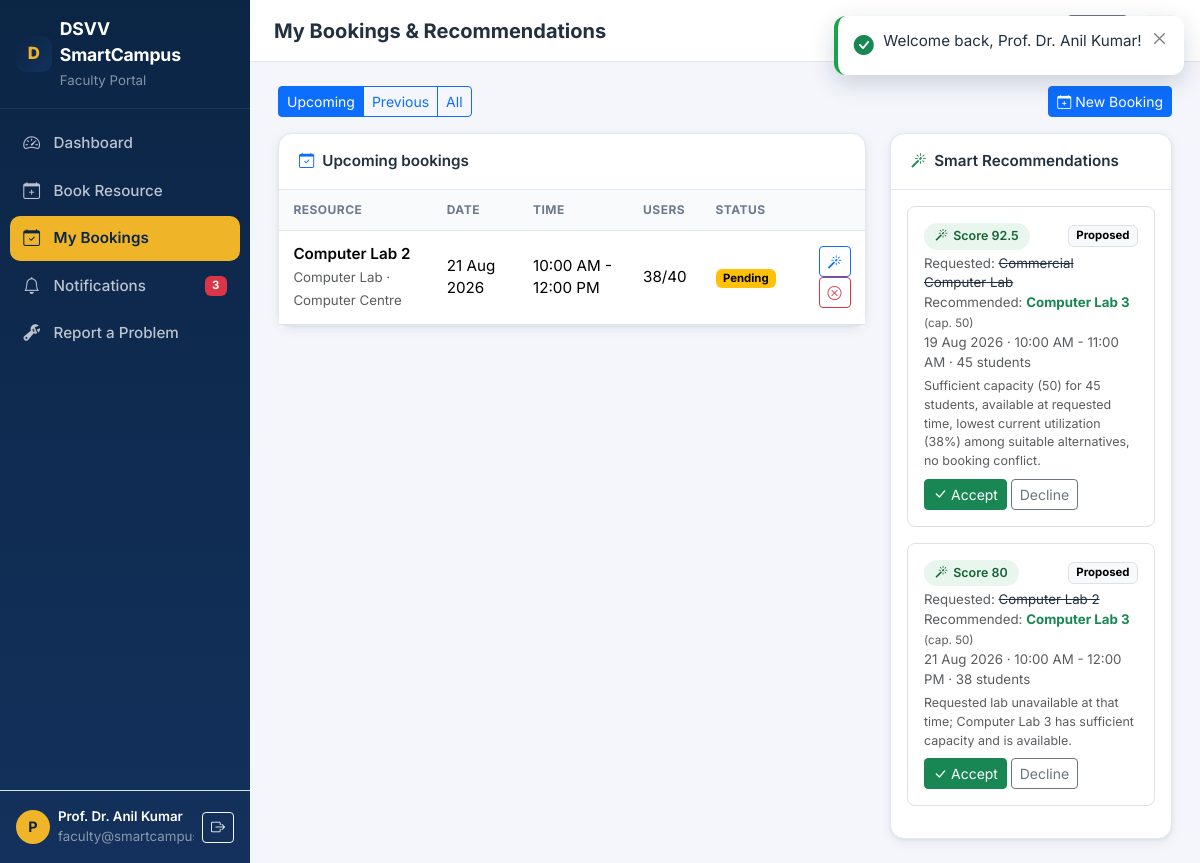
The page /faculty/my-bookings.php (signed in) on the database its author committed.
### tables this page shows
CREATE TABLE users (
  id INT UNSIGNED AUTO_INCREMENT PRIMARY KEY,
  name VARCHAR(120) NOT NULL,
  email VARCHAR(160) NOT NULL UNIQUE,
  password VARCHAR(255) NOT NULL,
  role ENUM('student','faculty','admin') NOT NULL DEFAULT 'student',
  department VARCHAR(120) NULL,
  user_identifier VARCHAR(50) NULL,
  status ENUM('active','inactive') NOT NULL DEFAULT 'active',
  created_at TIMESTAMP DEFAULT CURRENT_TIMESTAMP
);

CREATE TABLE bookings (
  id INT UNSIGNED AUTO_INCREMENT PRIMARY KEY,
  user_id INT UNSIGNED NOT NULL,
  resource_id INT UNSIGNED NOT NULL,
  date DATE NOT NULL,
  start_time TIME NOT NULL,
  end_time TIME NOT NULL,
  expected_users INT UNSIGNED NOT NULL DEFAULT 0,
  purpose VARCHAR(255) NULL,
  status ENUM('pending','approved','rejected','cancelled','completed') NOT NULL DEFAULT 'pending',
  created_at TIMESTAMP DEFAULT CURRENT_TIMESTAMP,
  CONSTRAINT fk_bookings_user FOREIGN KEY (user_id) REFERENCES users(id) ON DELETE CASCADE,
  CONSTRAINT fk_bookings_resource FOREIGN KEY (resource_id) REFERENCES resources(id) ON DELETE CASCADE,
  KEY idx_date (date), KEY idx_status (status), KEY idx_resource (resource_id, date)
);

CREATE TABLE resources (
  id INT UNSIGNED AUTO_INCREMENT PRIMARY KEY,
  name VARCHAR(120) NOT NULL,
  type ENUM('classroom','computer_lab','library','seminar_hall','meeting_room','study_room','auditorium','hostel','canteen','health_centre','guest_house','amenity') NOT NULL,
  capacity INT UNSIGNED NOT NULL DEFAULT 0,
  location VARCHAR(160) NOT NULL,
  description TEXT NULL,
  facilities TEXT NULL,
  bookable_by ENUM('all','student','faculty','admin') NOT NULL DEFAULT 'all',
  status ENUM('active','inactive','maintenance') NOT NULL DEFAULT 'active',
  created_at TIMESTAMP DEFAULT CURRENT_TIMESTAMP,
  KEY idx_type (type), KEY idx_status (status)
);

CREATE TABLE recommendations (
  id INT UNSIGNED AUTO_INCREMENT PRIMARY KEY,
  booking_id INT UNSIGNED NULL,
  requested_resource_id INT UNSIGNED NOT NULL,
  recommended_resource_id INT UNSIGNED NOT NULL,
  reason TEXT NULL,
  score DECIMAL(5,2) NOT NULL DEFAULT 0,
  status ENUM('proposed','accepted','declined','booked') NOT NULL DEFAULT 'proposed',
  created_at TIMESTAMP DEFAULT CURRENT_TIMESTAMP,
  CONSTRAINT fk_rec_booking FOREIGN KEY (booking_id) REFERENCES bookings(id) ON DELETE CASCADE,
  CONSTRAINT fk_rec_requested FOREIGN KEY (requested_resource_id) REFERENCES resources(id) ON DELETE CASCADE,
  CONSTRAINT fk_rec_recommended FOREIGN KEY (recommended_resource_id) REFERENCES resources(id) ON DELETE CASCADE,
  KEY idx_status (status)
);

### includes/functions.php (called while the page is built, shortened)
<?php
require_once __DIR__ . '/../config/database.php';
function e(?string $value): string {
    return htmlspecialchars((string)$value, ENT_QUOTES, 'UTF-8');
}
function url(string $path = '/'): string {
    if ($path === '/') return APP_URL !== '' ? APP_URL . '/' : '/';
    return APP_URL . $path;
}
function fmt_date(?string $date): string {
    $d = new DateTime($date);
    return $d->format(DATE_FORMAT);
}
function fmt_time(?string $time): string {
    $t = new DateTime($time);
    return $t->format(TIME_FORMAT);
}
function resource_type_label(?string $type): string {
    return RESOURCE_TYPES[$type] ?? ($type ?? '-');
}
function unread_notifications(PDO $pdo, int $userId): int {
    $stmt = $pdo->prepare("SELECT COUNT(*) FROM notifications WHERE user_id = :u AND is_read = 0");
    $stmt->execute([':u' => $userId]);
    return (int)$stmt->fetchColumn();
}
function booking_status_class(string $status): string {
    return match ($status) {
        'approved'  => 'success',
        'pending'   => 'warning',
        'rejected'  => 'danger',
        'cancelled' => 'secondary',
        'completed' => 'info',
        default     => 'secondary',
    };
}

### config/database.php (called while the page is built, shortened)
<?php
function maybe_install_schema(PDO $pdo): void {
    try {
        if ($pdo->query("SHOW TABLES LIKE 'users'")->fetchColumn()) {
            return;
        }
    } catch (Throwable $e) {
        error_log('[DSVV SmartCampus] auto-install skipped: ' . $e->getMessage());
    }
}
function db(): PDO {
    static $pdo = null;
    if ($pdo === null) {
        $dsn = 'mysql:host=' . DB_HOST . ';port=' . DB_PORT . ';dbname=' . DB_NAME . ';charset=utf8mb4';
        try {
            $pdo = new PDO($dsn, DB_USER, DB_PASS, [
                PDO::ATTR_ERRMODE            => PDO::ERRMODE_EXCEPTION,
                PDO::ATTR_DEFAULT_FETCH_MODE => PDO::FETCH_ASSOC,
                PDO::ATTR_EMULATE_PREPARES   => false,
            ]);
            maybe_install_schema($pdo);
        } catch (PDOException $e) {
            http_response_code(500);
            die('Database connection failed. Check the DB_* settings (config/config.php or environment variables) and ensure MySQL is running.<br>' . htmlspecialchars($e->getMessage()));
        }
    }
    return $pdo;
}

### includes/auth.php (called while the page is built, shortened)
<?php
require_once __DIR__ . '/functions.php';
function current_user(): ?array {
    static $user = false;
    if ($user === false) {
        $user = null;
        if (!empty($_SESSION['user_id'])) {
            $stmt = db()->prepare("SELECT * FROM users WHERE id = :id AND status = 'active'");
            $stmt->execute([':id' => (int)$_SESSION['user_id']]);
            $row = $stmt->fetch();
            if ($row) {
                $user = $row;
            } else {
                session_destroy();
            }
        }
    }
    return $user ?: null;
}
function require_login(string $redirectTo = '/login.php'): array {
    $u = current_user();
    return $u;
}
function require_role(string $role, string $redirectTo = '/login.php'): array {
    $u = require_login($redirectTo);
    return $u;
}
function role_home(string $role): string {
    return match ($role) {
        'admin'   => '/admin/dashboard.php',
        'faculty' => '/faculty/dashboard.php',
        default   => '/student/dashboard.php',
    };
}

### faculty/my-bookings.php (the view, shortened to what this page needs)
<?php
require_once __DIR__ . '/../includes/functions.php';
require_once __DIR__ . '/../includes/auth.php';
$u = require_role('faculty', '/login.php');
$pdo = db();
$page_title = 'My Bookings & Recommendations';
$active = 'bookings';
$filter = $_GET['filter'] ?? 'upcoming';
$today = date('Y-m-d');
$where = ["b.user_id = :uid"];
$params = [':uid' => (int)$u['id']];
switch ($filter) {
    default:
        $where[] = "(b.date > :dt OR (b.date = :dt2 AND b.end_time > :now))";
        $params[':dt'] = $today; $params[':dt2'] = $today; $params[':now'] = date('H:i:s');
}
$sql = "SELECT b.*, r.name AS resource_name, r.type AS resource_type, r.location AS location, r.capacity AS capacity
        FROM bookings b JOIN resources r ON r.id = b.resource_id
        WHERE " . implode(' AND ', $where) . " ORDER BY b.date DESC, b.start_time DESC";
$stmt = $pdo->prepare($sql);
$stmt->execute($params);
$bookings = $stmt->fetchAll();
$recs = $pdo->prepare(
    "SELECT rec.*, rr.name AS requested_name, rrc.name AS recommended_name, rrc.capacity AS recommended_capacity,
            b.date AS booking_date, b.start_time AS start_time, b.end_time AS end_time,
            b.expected_users AS expected_users, b.status AS booking_status, b.id AS booking_id
     FROM recommendations rec
     JOIN resources rr ON rr.id = rec.requested_resource_id
     JOIN resources rrc ON rrc.id = rec.recommended_resource_id
     LEFT JOIN bookings b ON b.id = rec.booking_id
     WHERE b.user_id = :uid
     ORDER BY rec.created_at DESC"
);
$recs->execute([':uid' => (int)$u['id']]);
$recommendations = $recs->fetchAll();
require_once __DIR__ . '/../includes/dash_header.php';
?>
<div class="d-flex flex-wrap gap-2 mb-3 align-items-center">
    <div class="btn-group btn-group-sm" role="group">
        <a class="btn btn-outline-primary <?= $filter === 'upcoming' ? 'active' : '' ?>" href="?filter=upcoming">Upcoming</a>
        <a class="btn btn-outline-primary <?= $filter === 'past' ? 'active' : '' ?>" href="?filter=past">Previous</a>
        <a class="btn btn-outline-primary <?= $filter === 'all' ? 'active' : '' ?>" href="?filter=all">All</a>
    </div>
    <a href="<?= url('/faculty/book-resource.php') ?>" class="btn btn-sm btn-primary ms-auto"><i class="bi bi-calendar-plus me-1"></i>New Booking</a>
</div>
<div class="row g-4">
    <div class="col-lg-8">
        <div class="sc-card">
            <div class="card-header-sc"><i class="bi bi-calendar-check text-primary"></i> <?= ucfirst($filter) ?> bookings</div>
            <div class="table-responsive">
                <table class="table sc-table mb-0">
                    <thead><tr><th>Resource</th><th>Date</th><th>Time</th><th>Users</th><th>Status</th><th></th></tr></thead>
                    <tbody>
                    <?php if (!$bookings): ?>
                        <tr><td colspan="6" class="text-center text-muted py-5">
                            <i class="bi bi-calendar-x fs-1 d-block mb-2"></i>No bookings here yet. <a href="<?= url('/faculty/book-resource.php') ?>">Book a resource</a>
                        </td></tr>
                    <?php else: ?>
                        <?php foreach ($bookings as $b): ?>
                        <tr>
                            <td>
                                <div class="fw-semibold"><?= e($b['resource_name']) ?></div>
                                <small class="text-muted"><?= e(resource_type_label($b['resource_type'])) ?> &middot; <?= e($b['location']) ?></small>
                            </td>
                            <td><?= fmt_date($b['date']) ?></td>
                            <td><?= fmt_time($b['start_time']) ?> - <?= fmt_time($b['end_time']) ?></td>
                            <td><?= (int)$b['expected_users'] ?>/<?= (int)$b['capacity'] ?></td>
                            <td><span class="badge text-bg-<?= booking_status_class($b['status']) ?>"><?= ucfirst($b['status']) ?></span></td>
                            <td class="text-end">
                                <a href="<?= url('/faculty/book-resource.php?resource_id=' . (int)$b['resource_id']) ?>" class="btn btn-sm btn-outline-primary" title="Find alternatives"><i class="bi bi-magic"></i></a>
                                <?php if (in_array($b['status'], ['pending', 'approved'], true)): ?>
                                    <button class="btn btn-sm btn-outline-danger" onclick="cancelBooking(<?= (int)$b['id'] ?>)"><i class="bi bi-x-circle"></i></button>
                                <?php endif; ?>
                            </td>
                        </tr>
                        <?php endforeach; ?>
                    <?php endif; ?>
                    </tbody>
                </table>
            </div>
        </div>
    </div>
    <div class="col-lg-4">
        <div class="sc-card">
            <div class="card-header-sc"><i class="bi bi-magic text-success"></i> Smart Recommendations</div>
            <div class="p-3">
                <?php if (!$recommendations): ?>
                    <p class="text-muted small mb-0 text-center py-4">No recommendations yet. Use the booking wizard to get smart alternatives when a resource is unavailable or overcrowded.</p>
                <?php else: ?>
                    <?php foreach ($recommendations as $r): ?>
                    <div class="border rounded-3 p-3 mb-3">
                        <div class="d-flex justify-content-between align-items-center mb-1">
                            <span class="rec-badge" style="background:#e8f6ee;color:#166534"><i class="bi bi-magic"></i>Score <?= (float)$r['score'] ?></span>
                            <span class="badge text-bg-light border"><?= ucfirst((string)$r['status']) ?></span>
                        </div>
                        <div class="small">
                            <div><span class="text-muted">Requested:</span> <s><?= e($r['requested_name']) ?></s></div>
                            <div><span class="text-muted">Recommended:</span> <strong class="text-success"><?= e($r['recommended_name']) ?></strong> <small class="text-muted">(cap. <?= (int)$r['recommended_capacity'] ?>)</small></div>
                            <?php if ($r['booking_date']): ?>
                            <div class="text-muted"><?= fmt_date($r['booking_date']) ?> &middot; <?= fmt_time($r['start_time']) ?> - <?= fmt_time($r['end_time']) ?> &middot; <?= (int)$r['expected_users'] ?> students</div>
                            <?php endif; ?>
                            <div class="text-muted mt-1" style="font-size:.78rem"><?= e($r['reason']) ?></div>
                            <?php if ($r['booking_status'] === 'pending'): ?>
                            <div class="mt-2">
                                <button class="btn btn-sm btn-success" onclick="acceptRecommendation(<?= (int)$r['booking_id'] ?>, <?= (int)$r['recommended_resource_id'] ?>)"><i class="bi bi-check-lg me-1"></i>Accept</button>
                                <button class="btn btn-sm btn-outline-secondary" onclick="declineRecommendation(<?= (int)$r['id'] ?>)">Decline</button>
                            </div>
                            <?php endif; ?>
                        </div>
                    </div>
                    <?php endforeach; ?>
                <?php endif; ?>
            </div>
        </div>
    </div>
</div>
<?php
require_once __DIR__ . '/../includes/dash_footer.php';
?>

### includes/dash_header.php (shortened to what this page needs)
<?php
$pageTitle = $page_title ?? 'Dashboard';
$activeNav = $active ?? '';
$unread = $u ? unread_notifications(db(), (int)$u['id']) : 0;
?>
<!DOCTYPE html>
<html lang="en">
<head>
    <link href="https://cdn.jsdelivr.net/npm/bootstrap@5.3.3/dist/css/bootstrap.min.css" rel="stylesheet">
    <link rel="stylesheet" href="https://cdn.jsdelivr.net/npm/bootstrap-icons@1.11.3/font/bootstrap-icons.min.css">
    <link rel="stylesheet" href="<?= url('/assets/css/style.css') ?>">
</head>
<body class="dash-body">
<div class="dash-shell">
    <aside class="sc-sidebar" id="sidebar">
        <div class="d-flex align-items-center gap-2 px-3 py-3 border-bottom sc-sidebar-brand">
            <span class="sc-logo"><?= e(APP_NAME[0]) ?></span>
            <div class="flex-grow-1">
                <div class="fw-bold sc-brand-text text-white"><?= e(APP_NAME) ?></div>
                <small class="text-white-50"><?= ucfirst(e($u['role'])) ?> Portal</small>
            </div>
        </div>
        <nav class="sc-sidebar-nav flex-grow-1 overflow-auto">
            <?php
            foreach ($navItems[$u['role']] ?? [] as $item):
                $activeClass = $activeNav === $item['key'] ? ' active' : '';
            ?>
            <a href="<?= url($item['href']) ?>" class="sc-nav-item<?= $activeClass ?>">
                <i class="bi bi-<?= e($item['icon']) ?>"></i>
                <span><?= e($item['label']) ?></span>
                <?php if (!empty($item['badge']) && $item['badge'] > 0): ?>
                    <span class="badge bg-danger ms-auto"><?= (int)$item['badge'] ?></span>
                <?php endif; ?>
            </a>
            <?php endforeach; ?>
        </nav>
        <div class="p-3 border-top">
            <div class="d-flex align-items-center gap-2">
                <div class="sc-avatar"><?= e(strtoupper(substr($u['name'], 0, 1))) ?></div>
                <div class="flex-grow-1 text-truncate">
                    <div class="text-white small fw-semibold text-truncate"><?= e($u['name']) ?></div>
                    <div class="text-white-50 small"><?= e($u['email']) ?></div>
                </div>
                <a href="<?= url('/logout.php') ?>" class="btn btn-sm btn-outline-light" title="Logout"><i class="bi bi-box-arrow-right"></i></a>
            </div>
        </div>
    </aside>
    <div class="dash-main">
        <div class="sc-topbar d-flex align-items-center gap-3 px-3 px-lg-4">
            <div class="flex-grow-1">
                <h1 class="h5 mb-0 fw-bold"><?= e($pageTitle) ?></h1>
            </div>
            <a href="<?= url('/index.php') ?>" class="btn btn-sm btn-outline-secondary" title="Public site"><i class="bi bi-globe2"></i><span class="d-none d-sm-inline ms-1">Site</span></a>
            <a href="<?= url(role_home($u['role'])) ?>" class="btn btn-sm btn-light" title="Home"><i class="bi bi-house"></i></a>
        </div>
        <main class="dash-content">

### rows shown on the page
users: role "Faculty", name "P", name "Prof. Dr. Anil Kuma…", email "faculty@smartcam…"
bookings: resource.name "Computer Lab 2", resource.type "Computer Lab", resource.location "Computer Centre", date "21 Aug 2026", start_time "10:00 AM", end_time "12:00 PM", expected_users "38", resource.capacity "40", status "Pending"
recommendations: score "92.5", status "Proposed", requested_resource.name "Commercial Computer Lab", recommended_resource.name "Computer Lab 3", recommended_resource.capacity "50", booking.date "19 Aug 2026", booking.start_time "10:00 AM", booking.end_time "11:00 AM", booking.expected_users "45", reason "Sufficient capacity (50) for 45 students, available at requested time, lowest current utilization (38%) among suitable alternatives, no booking conflict."
recommendations: score "80", status "Proposed", requested_resource.name "Computer Lab 2", recommended_resource.name "Computer Lab 3", recommended_resource.capacity "50", booking.date "21 Aug 2026", booking.start_time "10:00 AM", booking.end_time "12:00 PM", booking.expected_users "38", reason "Requested lab unavailable at that time; Computer Lab 3 has sufficient capacity and is available."

### other values the page prints
APP_NAME[0] "D"
APP_NAME "DSVV SmartCampus"
$item['label'] "Dashboard"
$item['label'] "Book Resource"
$item['label'] "My Bookings"
$item['label'] "Notifications"
$item['badge'] "3"
$item['label'] "Report a Problem"
$pageTitle "My Bookings & Recommendations"
$filter "Upcoming"
